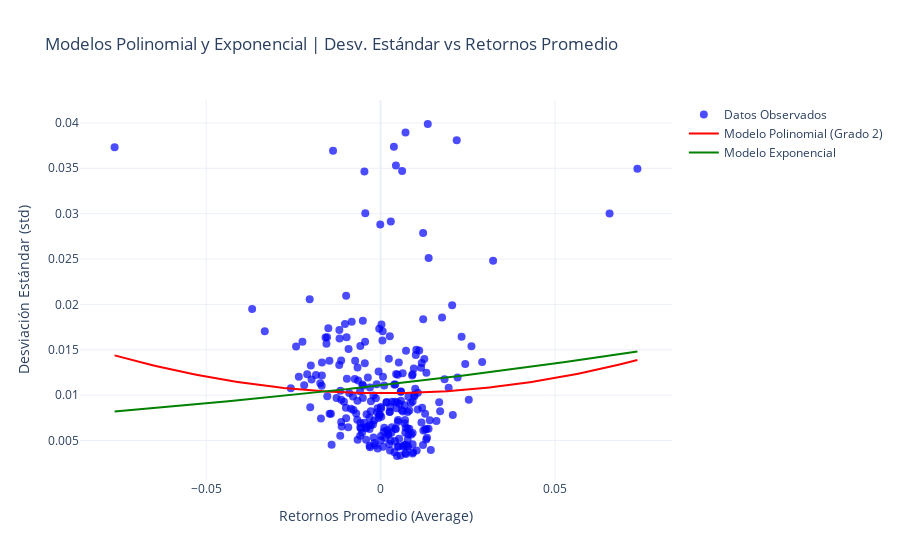

Notebook cell for this chart:
### Code cell
import numpy as np
import pandas as pd
import yfinance as yf
import statsmodels.api as sm
from scipy.optimize import curve_fit
import plotly.graph_objects as go

# 1. Descargar datos históricos del activo
activo = "AAPL"  # Ticker del activo
periodo = "1y"
datos = yf.Ticker(activo).history(period=periodo)
Datos_Mercado = yf.Ticker("SPY").history(period=periodo)  

# 2. Calcular los retornos promedio (Average) y la desviación estándar (std)
datos['Average'] = datos[['High', 'Low']].mean(axis=1).pct_change()
datos['std'] = datos['Average'].rolling(window=5).std()
Datos_Mercado['RMercado'] = Datos_Mercado['Close'].pct_change()


# Eliminar valores NaN para los ajustes
datos.dropna(inplace=True)
Datos_Mercado.dropna(inplace=True)

# --- MODELO POLINOMIAL ---
# Ajustar un modelo polinomial de grado 2
X_poly = np.column_stack((datos['Average'], datos['Average']**2))  # [x, x^2]
X_poly = sm.add_constant(X_poly)  # Añadir intercepto
modelo_poly = sm.OLS(datos['std'], X_poly).fit()

# Coeficientes del modelo polinomial
# Ensure both arrays have the same length
min_length = min(len(datos['Average']), len(Datos_Mercado['RMercado']))
datos_trimmed = datos['Average'][:min_length]
mercado_trimmed = Datos_Mercado['RMercado'][:min_length]
cov_matrix = np.cov(datos_trimmed, mercado_trimmed)
cov_am = cov_matrix[0, 1]
var_m = cov_matrix[1, 1]
beta_1_poly = cov_am / var_m * modelo_poly.params[1]
beta_2_poly = cov_am / var_m * modelo_poly.params[2]


# Predicciones del modelo Polinomial
datos['std_pred_poly'] = alpha_poly + beta_1_poly * datos['Average'] + beta_2_poly * datos['Average']**2


# --- MODELO EXPONENCIAL ---
# Definir la función exponencial
def modelo_exponencial(x, alpha, beta):
    return alpha * np.exp(beta * x)

# Ajustar el modelo exponencial
popt, _ = curve_fit(modelo_exponencial, datos['Average'], datos['std'], maxfev=10000)
alpha_exp, beta_exp = popt

# Predicciones del modelo exponencial
datos['std_pred_exp'] = modelo_exponencial(datos['Average'], alpha_exp, beta_exp)

# --- GRAFICAR LOS RESULTADOS ---
fig = go.Figure()

# Datos observados
fig.add_trace(go.Scatter(x=datos['Average'], y=datos['std'],
                         mode='markers', name='Datos Observados',
                         marker=dict(size=8, color='blue', opacity=0.7)))

# Línea del modelo polinomial
x_vals = np.linspace(datos['Average'].min(), datos['Average'].max(), 100)
y_vals_poly = alpha_poly + beta_1_poly * x_vals + beta_2_poly * x_vals**2
fig.add_trace(go.Scatter(x=x_vals, y=y_vals_poly, mode='lines', name='Modelo Polinomial (Grado 2)',
                         line=dict(color='red')))

# Línea del modelo exponencial
y_vals_exp = modelo_exponencial(x_vals, alpha_exp, beta_exp)
fig.add_trace(go.Scatter(x=x_vals, y=y_vals_exp, mode='lines', name='Modelo Exponencial',
                         line=dict(color='green')))

# Configuración del gráfico
fig.update_layout(title="Modelos Polinomial y Exponencial | Desv. Estándar vs Retornos Promedio",
                  xaxis_title="Retornos Promedio (Average)",
                  yaxis_title="Desviación Estándar (std)",
                  template="plotly_white")

fig.show()

# --- RESULTADOS ---
print("Resultados del Modelo Polinomial:")
print(f"Intercepto (α): {alpha_poly:.4f}")
print(f"Coeficiente Lineal (β1): {beta_1_poly:.4f}")
print(f"Coeficiente Cuadrático (β2): {beta_2_poly:.4f}")
print(f"Resumen del Modelo Polinomial:\n{modelo_poly.summary()}")

print("\nResultados del Modelo Exponencial:")
print(f"Intercepto (α): {alpha_exp:.4f}")
print(f"Coeficiente Exponencial (β): {beta_exp:.4f}")

### Figure 1 — Plotly figure (JSON) as saved in the notebook; plotly's stock layout.template omitted (floating-point values rounded to 4 significant figures; data arrays with more than 128 entries replaced by an {"elided": "..."} marker saying what was removed)
{"data": [{"marker": {"color": "blue", "opacity": 0.7, "size": 8}, "mode": "markers", "name": "Datos Observados", "type": "scatter", "x": {"elided": "246 float values"}, "y": {"elided": "246 float values"}}, {"line": {"color": "red"}, "mode": "lines", "name": "Modelo Polinomial (Grado 2)", "type": "scatter", "x": [-0.07627, -0.07475, -0.07324, -0.07173, -0.07021, -0.0687, -0.06718, -0.06567, -0.06415, -0.06264, -0.06113, -0.05961, -0.0581, -0.05658, -0.05507, -0.05356, -0.05204, -0.05053, -0.04901, -0.0475, -0.04599, -0.04447, -0.04296, -0.04144, -0.03993, -0.03842, -0.0369, -0.03539, -0.03387, -0.03236, -0.03085, -0.02933, -0.02782, -0.0263, -0.02479, -0.02327, -0.02176, -0.02025, -0.01873, -0.01722, -0.0157, -0.01419, -0.01268, -0.01116, -0.009648, -0.008134, -0.00662, -0.005106, -0.003592, -0.002078, -0.0005639, 0.0009502, 0.002464, 0.003978, 0.005492, 0.007006, 0.008521, 0.01003, 0.01155, 0.01306, 0.01458, 0.01609, 0.0176, 0.01912, 0.02063, 0.02215, 0.02366, 0.02518, 0.02669, 0.0282, 0.02972, 0.03123, 0.03275, 0.03426, 0.03577, 0.03729, 0.0388, 0.04032, 0.04183, 0.04334, 0.04486, 0.04637, 0.04789, 0.0494, 0.05091, 0.05243, 0.05394, 0.05546, 0.05697, 0.05848, 0.06, 0.06151, 0.06303, 0.06454, 0.06606, 0.06757, 0.06908, 0.0706, 0.07211, 0.07363], "y": [0.01439, 0.01422, 0.01407, 0.01391, 0.01376, 0.01361, 0.01347, 0.01332, 0.01318, 0.01305, 0.01292, 0.01279, 0.01266, 0.01254, 0.01242, 0.0123, 0.01219, 0.01208, 0.01197, 0.01187, 0.01177, 0.01167, 0.01157, 0.01148, 0.01139, 0.01131, 0.01123, 0.01115, 0.01107, 0.011, 0.01093, 0.01087, 0.0108, 0.01075, 0.01069, 0.01064, 0.01059, 0.01054, 0.0105, 0.01046, 0.01042, 0.01039, 0.01035, 0.01033, 0.0103, 0.01028, 0.01026, 0.01025, 0.01024, 0.01023, 0.01022, 0.01022, 0.01022, 0.01023, 0.01024, 0.01025, 0.01026, 0.01028, 0.0103, 0.01032, 0.01035, 0.01038, 0.01041, 0.01045, 0.01049, 0.01053, 0.01057, 0.01062, 0.01068, 0.01073, 0.01079, 0.01085, 0.01092, 0.01098, 0.01106, 0.01113, 0.01121, 0.01129, 0.01137, 0.01146, 0.01155, 0.01164, 0.01174, 0.01184, 0.01194, 0.01205, 0.01216, 0.01227, 0.01239, 0.01251, 0.01263, 0.01276, 0.01288, 0.01302, 0.01315, 0.01329, 0.01343, 0.01358, 0.01372, 0.01387]}, {"line": {"color": "green"}, "mode": "lines", "name": "Modelo Exponencial", "type": "scatter", "x": [-0.07627, -0.07475, -0.07324, -0.07173, -0.07021, -0.0687, -0.06718, -0.06567, -0.06415, -0.06264, -0.06113, -0.05961, -0.0581, -0.05658, -0.05507, -0.05356, -0.05204, -0.05053, -0.04901, -0.0475, -0.04599, -0.04447, -0.04296, -0.04144, -0.03993, -0.03842, -0.0369, -0.03539, -0.03387, -0.03236, -0.03085, -0.02933, -0.02782, -0.0263, -0.02479, -0.02327, -0.02176, -0.02025, -0.01873, -0.01722, -0.0157, -0.01419, -0.01268, -0.01116, -0.009648, -0.008134, -0.00662, -0.005106, -0.003592, -0.002078, -0.0005639, 0.0009502, 0.002464, 0.003978, 0.005492, 0.007006, 0.008521, 0.01003, 0.01155, 0.01306, 0.01458, 0.01609, 0.0176, 0.01912, 0.02063, 0.02215, 0.02366, 0.02518, 0.02669, 0.0282, 0.02972, 0.03123, 0.03275, 0.03426, 0.03577, 0.03729, 0.0388, 0.04032, 0.04183, 0.04334, 0.04486, 0.04637, 0.04789, 0.0494, 0.05091, 0.05243, 0.05394, 0.05546, 0.05697, 0.05848, 0.06, 0.06151, 0.06303, 0.06454, 0.06606, 0.06757, 0.06908, 0.0706, 0.07211, 0.07363], "y": [0.008199, 0.008249, 0.008298, 0.008348, 0.008398, 0.008448, 0.008499, 0.00855, 0.008601, 0.008653, 0.008705, 0.008757, 0.008809, 0.008862, 0.008915, 0.008969, 0.009022, 0.009077, 0.009131, 0.009186, 0.009241, 0.009296, 0.009352, 0.009408, 0.009464, 0.009521, 0.009578, 0.009636, 0.009694, 0.009752, 0.00981, 0.009869, 0.009928, 0.009988, 0.01005, 0.01011, 0.01017, 0.01023, 0.01029, 0.01035, 0.01041, 0.01048, 0.01054, 0.0106, 0.01067, 0.01073, 0.01079, 0.01086, 0.01092, 0.01099, 0.01106, 0.01112, 0.01119, 0.01126, 0.01132, 0.01139, 0.01146, 0.01153, 0.0116, 0.01167, 0.01174, 0.01181, 0.01188, 0.01195, 0.01202, 0.01209, 0.01217, 0.01224, 0.01231, 0.01239, 0.01246, 0.01253, 0.01261, 0.01269, 0.01276, 0.01284, 0.01292, 0.01299, 0.01307, 0.01315, 0.01323, 0.01331, 0.01339, 0.01347, 0.01355, 0.01363, 0.01371, 0.01379, 0.01388, 0.01396, 0.01404, 0.01413, 0.01421, 0.0143, 0.01438, 0.01447, 0.01456, 0.01464, 0.01473, 0.01482]}], "layout": {"title": {"text": "Modelos Polinomial y Exponencial | Desv. Estándar vs Retornos Promedio"}, "xaxis": {"title": {"text": "Retornos Promedio (Average)"}}, "yaxis": {"title": {"text": "Desviación Estándar (std)"}}}}
